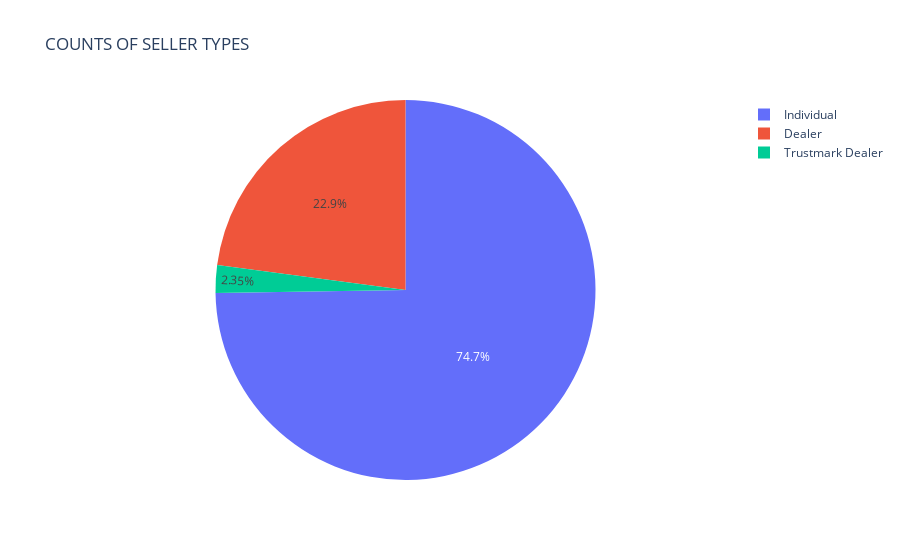

Here is the notebook cell this chart was saved with:
### Code cell
fig = px.pie(
    seller_data,
    values = 'count',
    names = 'type',
    title = "COUNTS OF SELLER TYPES"
)
fig.show()

### Figure 1 — Plotly figure (JSON) as saved in the notebook; plotly's stock layout.template omitted (floating-point values rounded to 4 significant figures)
{"data": [{"domain": {"x": [0, 1], "y": [0, 1]}, "hovertemplate": "type=%{label}<br>count=%{value}<extra></extra>", "labels": ["Individual", "Dealer", "Trustmark Dealer"], "legendgroup": "", "name": "", "showlegend": true, "type": "pie", "values": [3244, 994, 102]}], "layout": {"legend": {"tracegroupgap": 0}, "title": {"text": "COUNTS OF SELLER TYPES"}}}
